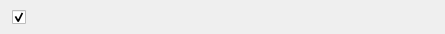
<?xml version="1.0" encoding="UTF-8"?>
<ui version="4.0">
 <class>ImportListWidgetItem</class>
 <widget class="QWidget" name="ImportListWidgetItem">
  <property name="geometry">
   <rect>
    <x>0</x>
    <y>0</y>
    <width>445</width>
    <height>34</height>
   </rect>
  </property>
  <property name="minimumSize">
   <size>
    <width>445</width>
    <height>34</height>
   </size>
  </property>
  <property name="maximumSize">
   <size>
    <width>16777215</width>
    <height>34</height>
   </size>
  </property>
  <property name="windowTitle">
   <string/>
  </property>
  <property name="styleSheet">
   <string notr="true">#lName
{
font-size: 12px;
}

#lImage
{
margin-left: 3px;
}
</string>
  </property>
  <layout class="QHBoxLayout" name="horizontalLayout">
   <property name="spacing">
    <number>0</number>
   </property>
   <property name="leftMargin">
    <number>10</number>
   </property>
   <property name="topMargin">
    <number>0</number>
   </property>
   <property name="rightMargin">
    <number>8</number>
   </property>
   <property name="bottomMargin">
    <number>0</number>
   </property>
   <item>
    <widget class="QCheckBox" name="cSelected">
     <property name="sizePolicy">
      <sizepolicy hsizetype="Preferred" vsizetype="Preferred">
       <horstretch>0</horstretch>
       <verstretch>0</verstretch>
      </sizepolicy>
     </property>
     <property name="maximumSize">
      <size>
       <width>18</width>
       <height>34</height>
      </size>
     </property>
     <property name="styleSheet">
      <string notr="true"/>
     </property>
     <property name="text">
      <string/>
     </property>
     <property name="checked">
      <bool>true</bool>
     </property>
    </widget>
   </item>
   <item>
    <widget class="QPushButton" name="lImage">
     <property name="sizePolicy">
      <sizepolicy hsizetype="Maximum" vsizetype="Preferred">
       <horstretch>0</horstretch>
       <verstretch>0</verstretch>
      </sizepolicy>
     </property>
     <property name="minimumSize">
      <size>
       <width>0</width>
       <height>28</height>
      </size>
     </property>
     <property name="styleSheet">
      <string notr="true">border: none;
padding-left: 6px;</string>
     </property>
     <property name="text">
      <string/>
     </property>
     <property name="icon">
      <iconset resource="../Resources_macx.qrc">
       <normaloff>:/images/small_text.png</normaloff>:/images/small_text.png</iconset>
     </property>
     <property name="iconSize">
      <size>
       <width>24</width>
       <height>24</height>
      </size>
     </property>
     <property name="flat">
      <bool>true</bool>
     </property>
    </widget>
   </item>
   <item>
    <widget class="QLabel" name="lName">
     <property name="sizePolicy">
      <sizepolicy hsizetype="Preferred" vsizetype="Preferred">
       <horstretch>0</horstretch>
       <verstretch>0</verstretch>
      </sizepolicy>
     </property>
     <property name="minimumSize">
      <size>
       <width>320</width>
       <height>28</height>
      </size>
     </property>
     <property name="maximumSize">
      <size>
       <width>320</width>
       <height>16777215</height>
      </size>
     </property>
     <property name="font">
      <font>
       <pointsize>-1</pointsize>
      </font>
     </property>
     <property name="focusPolicy">
      <enum>Qt::StrongFocus</enum>
     </property>
     <property name="styleSheet">
      <string notr="true"/>
     </property>
     <property name="text">
      <string/>
     </property>
    </widget>
   </item>
   <item>
    <spacer name="horizontalSpacer">
     <property name="orientation">
      <enum>Qt::Horizontal</enum>
     </property>
     <property name="sizeType">
      <enum>QSizePolicy::Preferred</enum>
     </property>
     <property name="sizeHint" stdset="0">
      <size>
       <width>10</width>
       <height>10</height>
      </size>
     </property>
    </spacer>
   </item>
   <item>
    <widget class="QPushButton" name="lState">
     <property name="minimumSize">
      <size>
       <width>24</width>
       <height>28</height>
      </size>
     </property>
     <property name="maximumSize">
      <size>
       <width>24</width>
       <height>28</height>
      </size>
     </property>
     <property name="focusPolicy">
      <enum>Qt::NoFocus</enum>
     </property>
     <property name="styleSheet">
      <string notr="true">border: none;
padding-right: -2px;</string>
     </property>
     <property name="text">
      <string/>
     </property>
     <property name="icon">
      <iconset resource="../Resources_macx.qrc">
       <normaloff>:/images/import_ok_icon.png</normaloff>:/images/import_ok_icon.png</iconset>
     </property>
     <property name="iconSize">
      <size>
       <width>24</width>
       <height>24</height>
      </size>
     </property>
     <property name="flat">
      <bool>true</bool>
     </property>
    </widget>
   </item>
  </layout>
 </widget>
 <tabstops>
  <tabstop>cSelected</tabstop>
  <tabstop>lImage</tabstop>
  <tabstop>lName</tabstop>
 </tabstops>
 <resources>
  <include location="../Resources_macx.qrc"/>
 </resources>
 <connections/>
</ui>
